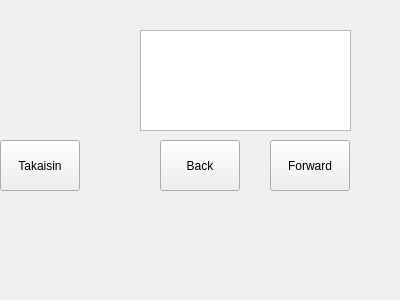
<?xml version="1.0" encoding="UTF-8"?>
<ui version="4.0">
 <class>Tilitapahtumat</class>
 <widget class="QWidget" name="Tilitapahtumat">
  <property name="geometry">
   <rect>
    <x>0</x>
    <y>0</y>
    <width>400</width>
    <height>300</height>
   </rect>
  </property>
  <property name="windowTitle">
   <string>Form</string>
  </property>
  <widget class="QStackedWidget" name="stackedWidget">
   <property name="geometry">
    <rect>
     <x>0</x>
     <y>0</y>
     <width>401</width>
     <height>291</height>
    </rect>
   </property>
   <widget class="QWidget" name="page">
    <widget class="QPushButton" name="pushButton_tili_backAlkuvalikko">
     <property name="geometry">
      <rect>
       <x>0</x>
       <y>140</y>
       <width>80</width>
       <height>51</height>
      </rect>
     </property>
     <property name="text">
      <string>Takaisin</string>
     </property>
    </widget>
    <widget class="QTextEdit" name="textEdit_tilitapahtumat">
     <property name="geometry">
      <rect>
       <x>140</x>
       <y>30</y>
       <width>211</width>
       <height>101</height>
      </rect>
     </property>
     <property name="font">
      <font>
       <pointsize>12</pointsize>
      </font>
     </property>
    </widget>
    <widget class="QPushButton" name="pushButton_tilitapahtumat_back">
     <property name="geometry">
      <rect>
       <x>160</x>
       <y>140</y>
       <width>80</width>
       <height>51</height>
      </rect>
     </property>
     <property name="text">
      <string>Back</string>
     </property>
    </widget>
    <widget class="QPushButton" name="pushButton_tilitapahtumat_forward">
     <property name="geometry">
      <rect>
       <x>270</x>
       <y>140</y>
       <width>80</width>
       <height>51</height>
      </rect>
     </property>
     <property name="text">
      <string>Forward</string>
     </property>
    </widget>
   </widget>
   <widget class="QWidget" name="page_2"/>
  </widget>
 </widget>
 <resources/>
 <connections/>
</ui>
